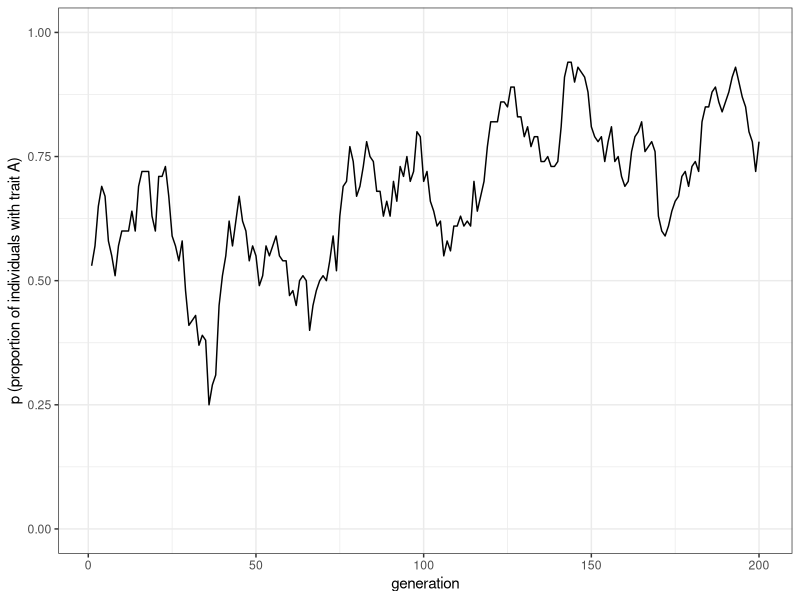
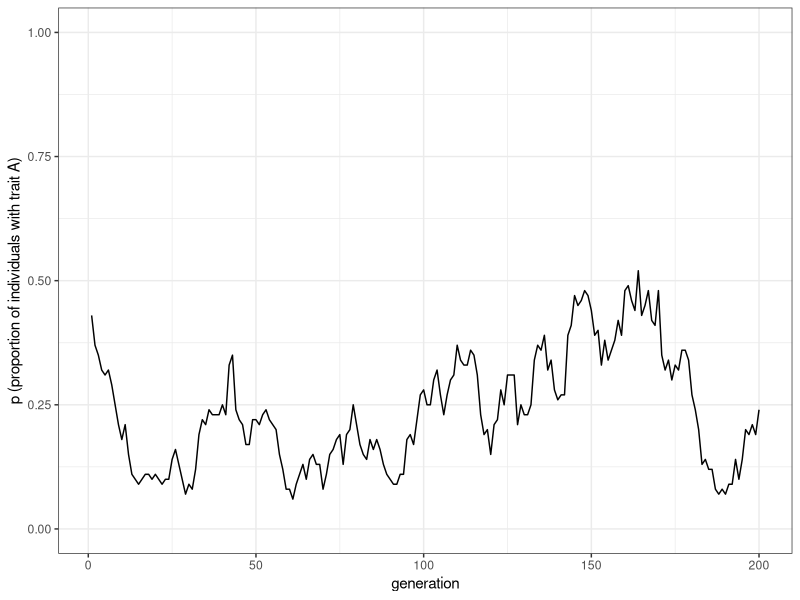
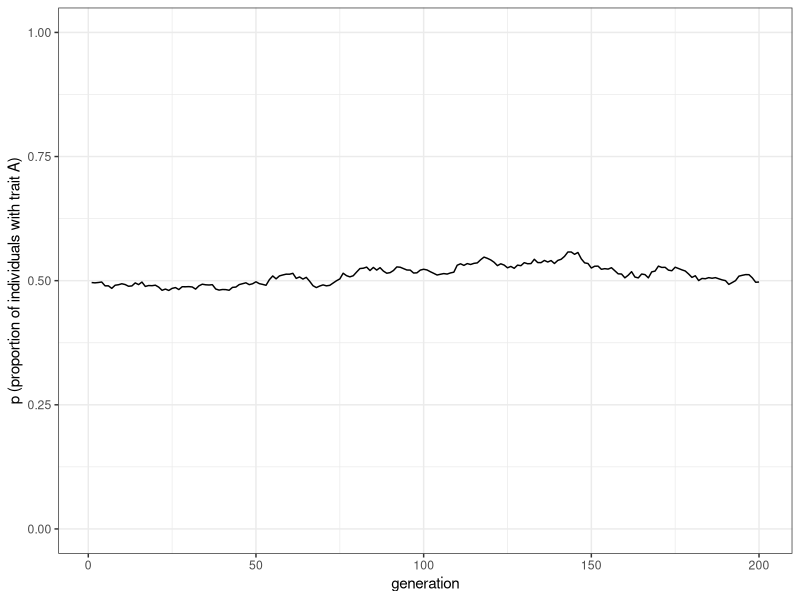
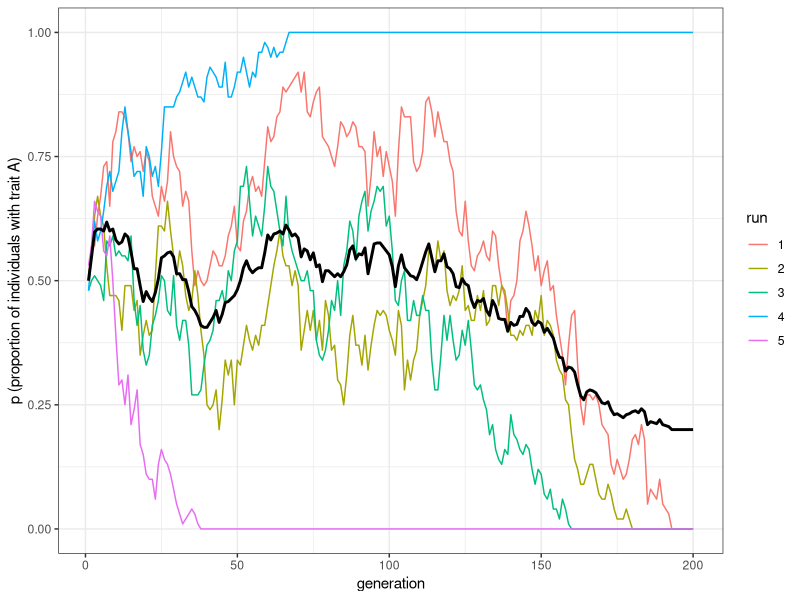
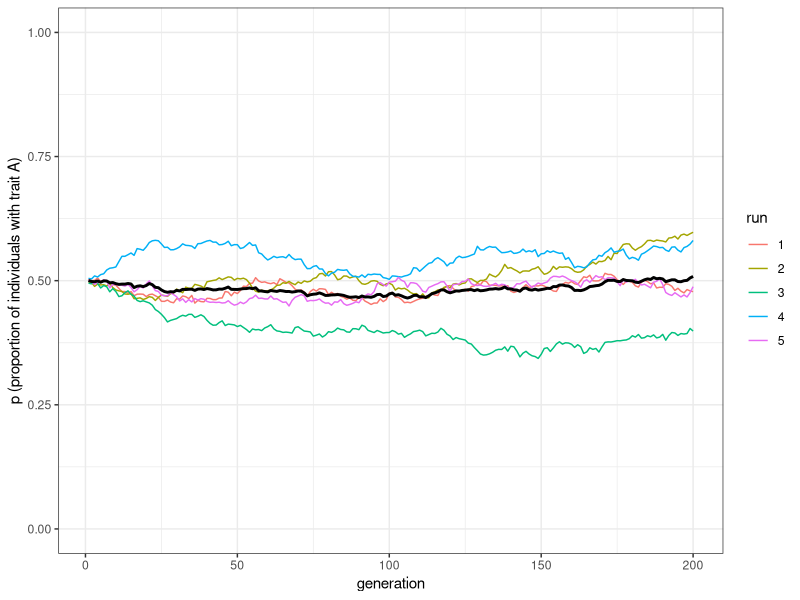
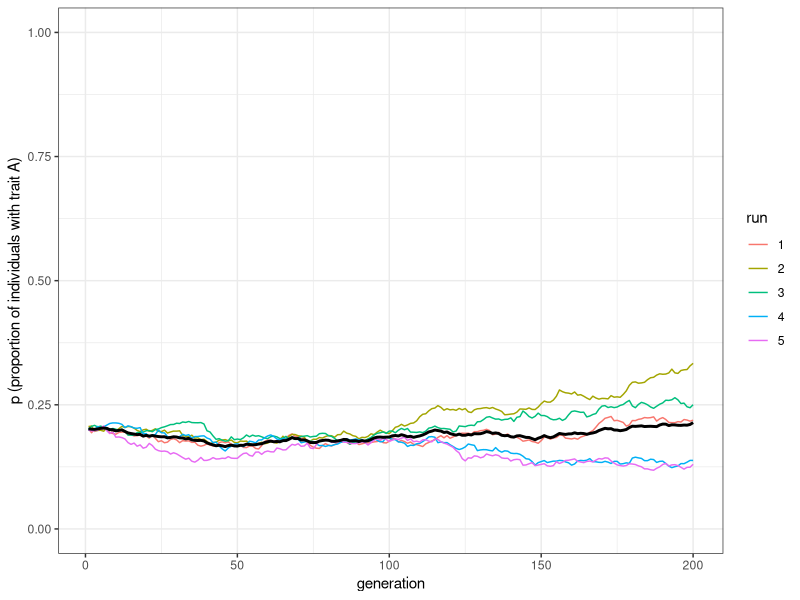
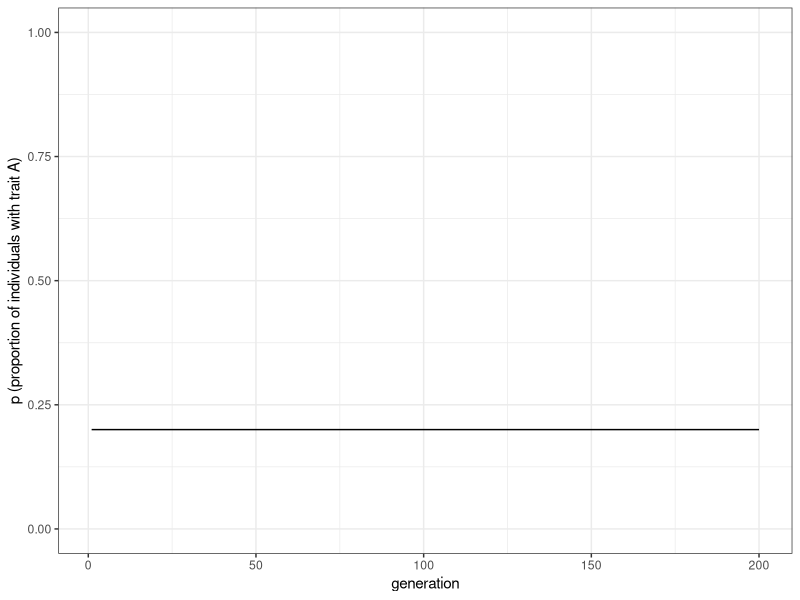

Here is the R script that generated these plots, in order:
## ---- chunk 1
N <- 100
t_max <- 200
## ---- chunk 2
library(tidyverse)
set.seed(111)
population <- tibble(trait = sample(c("A", "B"), N, replace = TRUE))
## ---- chunk 3
population
## ---- chunk 4
population$trait[4]
## ---- chunk 5
output <- tibble(generation = 1:t_max, p = rep(NA, t_max))
## ---- chunk 6
output$p[1] <- sum(population$trait == "A") / N
output
## ---- chunk 7
for (t in 2:t_max) {
  previous_population <- population # copy the population tibble to previous_population tibble

  population <- tibble(trait = sample(previous_population$trait, N, replace = TRUE)) # randomly copy from previous generation's individuals

  output$p[t] <- sum(population$trait == "A") / N # get p and put it into the output slot for this generation t
}
## ---- chunk 8
ggplot(data = output, aes(y = p, x = generation)) +
  geom_line() +
  ylim(c(0, 1)) +
  theme_bw() +
  labs(y = "p (proportion of individuals with trait A)")
## ---- chunk 9
unbiased_transmission_1 <- function(N, t_max) {
  population <- tibble(trait = sample(c("A", "B"), N, replace = TRUE))

  output <- tibble(generation = 1:t_max, p = rep(NA, t_max))

  output$p[1] <- sum(population$trait == "A") / N

  for (t in 2:t_max) {
    previous_population <- population # copy individuals to previous_population tibble

    population <- tibble(trait = sample(previous_population$trait, N, replace = TRUE))
    # randomly copy from previous generation

    output$p[t] <- sum(population$trait == "A") / N # get p and put it into output slot for this generation t
  }
  output
}
## ---- chunk 10
data_model <- unbiased_transmission_1(N = 100, t_max = 200)
## ---- chunk 11
plot_single_run <- function(data_model) {
  ggplot(data = data_model, aes(y = p, x = generation)) +
    geom_line() +
    ylim(c(0, 1)) +
    theme_bw() +
    labs(y = "p (proportion of individuals with trait A)")
}
## ---- chunk 12
plot_single_run(data_model)
## ---- chunk 13
data_model <- unbiased_transmission_1(N = 10000, t_max = 200)
plot_single_run(data_model)
## ---- chunk 14
unbiased_transmission_2 <- function(N, t_max, r_max) {
  output <- tibble(generation = rep(1:t_max, r_max), p = as.numeric(rep(NA, t_max * r_max)), run = as.factor(rep(1:r_max, each = t_max))) # create the output tibble

  for (r in 1:r_max) { # for each run
    population <- tibble(trait = sample(c("A", "B"), N, replace = TRUE))
    # create first generation

    output[output$generation == 1 & output$run == r, ]$p <- sum(population$trait == "A") / N # add first generation's p for run r

    for (t in 2:t_max) {
      previous_population <- population # copy individuals to previous_population tibble

      population <- tibble(trait = sample(previous_population$trait, N, replace = TRUE))
      # randomly copy from previous generation

      output[output$generation == t & output$run == r, ]$p <- sum(population$trait == "A") / N # get p and put it into output slot for this generation t and run r
    }
  }
  output # export data from function
}
## ---- chunk 15
plot_multiple_runs <- function(data_model) {
  ggplot(data = data_model, aes(y = p, x = generation)) +
    geom_line(aes(colour = run)) +
    stat_summary(fun = mean, geom = "line", size = 1) +
    ylim(c(0, 1)) +
    theme_bw() +
    labs(y = "p (proportion of individuals with trait A)")
}
## ---- chunk 16
data_model <- unbiased_transmission_2(N = 100, t_max = 200, r_max = 5)
plot_multiple_runs(data_model)
## ---- chunk 17
data_model
## ---- chunk 18
data_model <- unbiased_transmission_2(N = 10000, t_max = 200, r_max = 5)
plot_multiple_runs(data_model)
## ---- chunk 19
unbiased_transmission_3 <- function(N, p_0, t_max, r_max) {
  output <- tibble(generation = rep(1:t_max, r_max), p = as.numeric(rep(NA, t_max * r_max)), run = as.factor(rep(1:r_max, each = t_max)))

  for (r in 1:r_max) {
    population <- tibble(trait = sample(c("A", "B"), N, replace = TRUE, prob = c(p_0, 1 - p_0)))
    # create first generation

    output[output$generation == 1 & output$run == r, ]$p <- sum(population$trait == "A") / N # add first generation's p for run r

    for (t in 2:t_max) {
      previous_population <- population # copy individuals to previous_population tibble

      population <- tibble(trait = sample(previous_population$trait, N, replace = TRUE))
      # randomly copy from previous generation

      output[output$generation == t & output$run == r, ]$p <- sum(population$trait == "A") / N # get p and put it into output slot for this generation t and run r
    }
  }
  output # export data from function
}
## ---- chunk 20
data_model <- unbiased_transmission_3(N = 10000, p_0 = 0.2, t_max = 200, r_max = 5)
plot_multiple_runs(data_model)
## ---- chunk 21

p_0 <- 0.2
t_max <- 200

pop_analytical <- tibble(p = rep(NA, t_max), generation = 1:t_max)
pop_analytical$p[1] <- p_0

for (i in 2:t_max) {
  pop_analytical$p[i] <- pop_analytical$p[i - 1]
}

ggplot(data = pop_analytical, aes(y = p, x = generation)) +
  geom_line() +
  ylim(c(0, 1)) +
  theme_bw() +
  labs(y = "p (proportion of individuals with trait A)")
